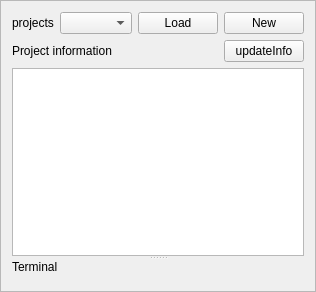
      <widget class="QFrame" name="frame">
       <property name="maximumSize">
        <size>
         <width>8000</width>
         <height>16777215</height>
        </size>
       </property>
       <property name="frameShape">
        <enum>QFrame::StyledPanel</enum>
       </property>
       <property name="frameShadow">
        <enum>QFrame::Raised</enum>
       </property>
       <layout class="QVBoxLayout" name="verticalLayout_9">
        <item>
         <layout class="QHBoxLayout" name="horizontalLayout_2">
          <item>
           <widget class="QLabel" name="label_13">
            <property name="sizePolicy">
             <sizepolicy hsizetype="Fixed" vsizetype="Preferred">
              <horstretch>0</horstretch>
              <verstretch>0</verstretch>
             </sizepolicy>
            </property>
            <property name="text">
             <string>projects</string>
            </property>
           </widget>
          </item>
          <item>
           <widget class="QComboBox" name="comboBox_project_list"/>
          </item>
          <item>
           <widget class="QPushButton" name="pushButton_load">
            <property name="sizePolicy">
             <sizepolicy hsizetype="Fixed" vsizetype="Fixed">
              <horstretch>0</horstretch>
              <verstretch>0</verstretch>
             </sizepolicy>
            </property>
            <property name="text">
             <string>Load</string>
            </property>
           </widget>
          </item>
          <item>
           <widget class="QPushButton" name="pushButton_new_project">
            <property name="sizePolicy">
             <sizepolicy hsizetype="Fixed" vsizetype="Fixed">
              <horstretch>0</horstretch>
              <verstretch>0</verstretch>
             </sizepolicy>
            </property>
            <property name="text">
             <string>New</string>
            </property>
           </widget>
          </item>
         </layout>
        </item>
        <item>
         <layout class="QHBoxLayout" name="horizontalLayout_23">
          <item>
           <widget class="QLabel" name="label">
            <property name="text">
             <string>Project information</string>
            </property>
           </widget>
          </item>
          <item>
           <spacer name="horizontalSpacer_4">
            <property name="orientation">
             <enum>Qt::Horizontal</enum>
            </property>
            <property name="sizeHint" stdset="0">
             <size>
              <width>40</width>
              <height>20</height>
             </size>
            </property>
           </spacer>
          </item>
          <item>
           <widget class="QPushButton" name="pushButton_update_project_info">
            <property name="text">
             <string>updateInfo</string>
            </property>
           </widget>
          </item>
         </layout>
        </item>
        <item>
         <widget class="QSplitter" name="splitter_3">
          <property name="orientation">
           <enum>Qt::Vertical</enum>
          </property>
          <widget class="QPlainTextEdit" name="plainTextEdit_project_info">
           <property name="maximumSize">
            <size>
             <width>16777215</width>
             <height>5000</height>
            </size>
           </property>
           <property name="font">
            <font>
             <pointsize>14</pointsize>
            </font>
           </property>
          </widget>
          <widget class="QWidget" name="layoutWidget">
           <layout class="QVBoxLayout" name="verticalLayout">
            <item>
             <widget class="QLabel" name="label_3">
              <property name="text">
               <string>Terminal</string>
              </property>
             </widget>
            </item>
            <item>
             <widget class="TerminalWidget" name="widget_terminal" native="true">
              <property name="minimumSize">
               <size>
                <width>0</width>
                <height>0</height>
               </size>
              </property>
             </widget>
            </item>
           </layout>
          </widget>
         </widget>
        </item>
       </layout>
      </widget>
